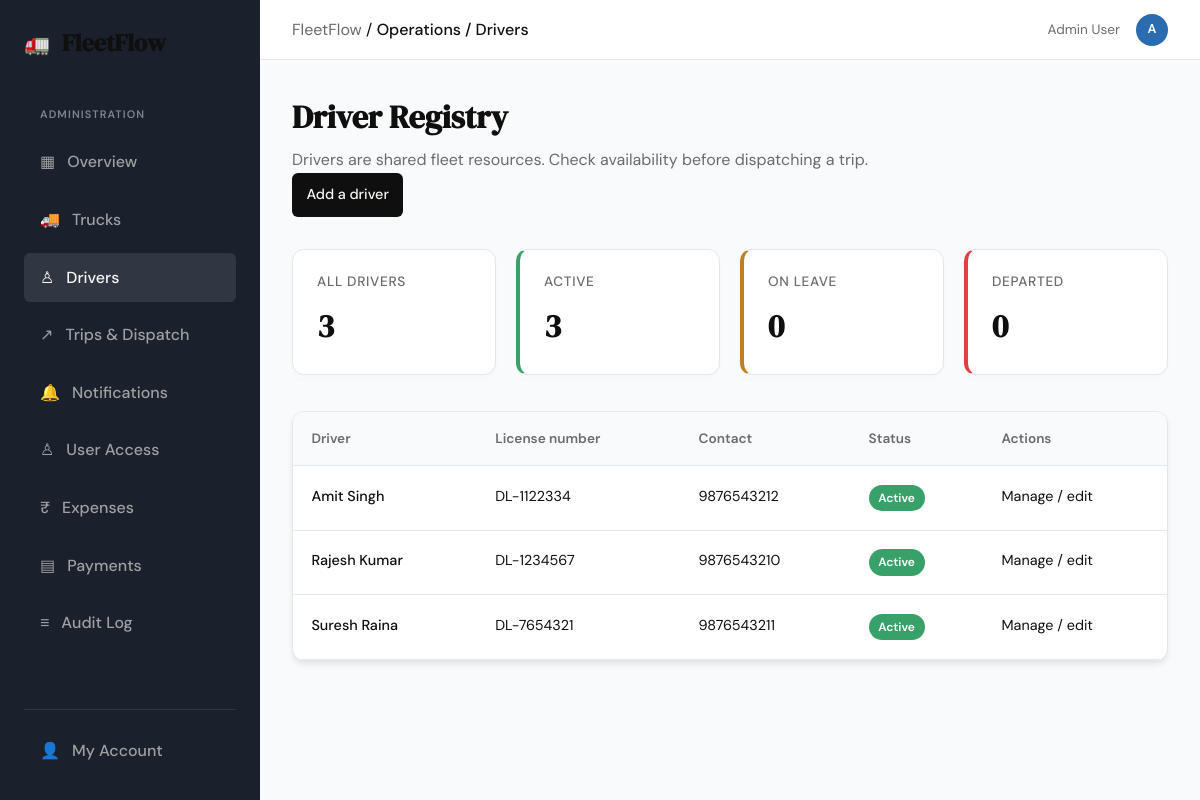
Before: /drivers (signed in) with the older database file.
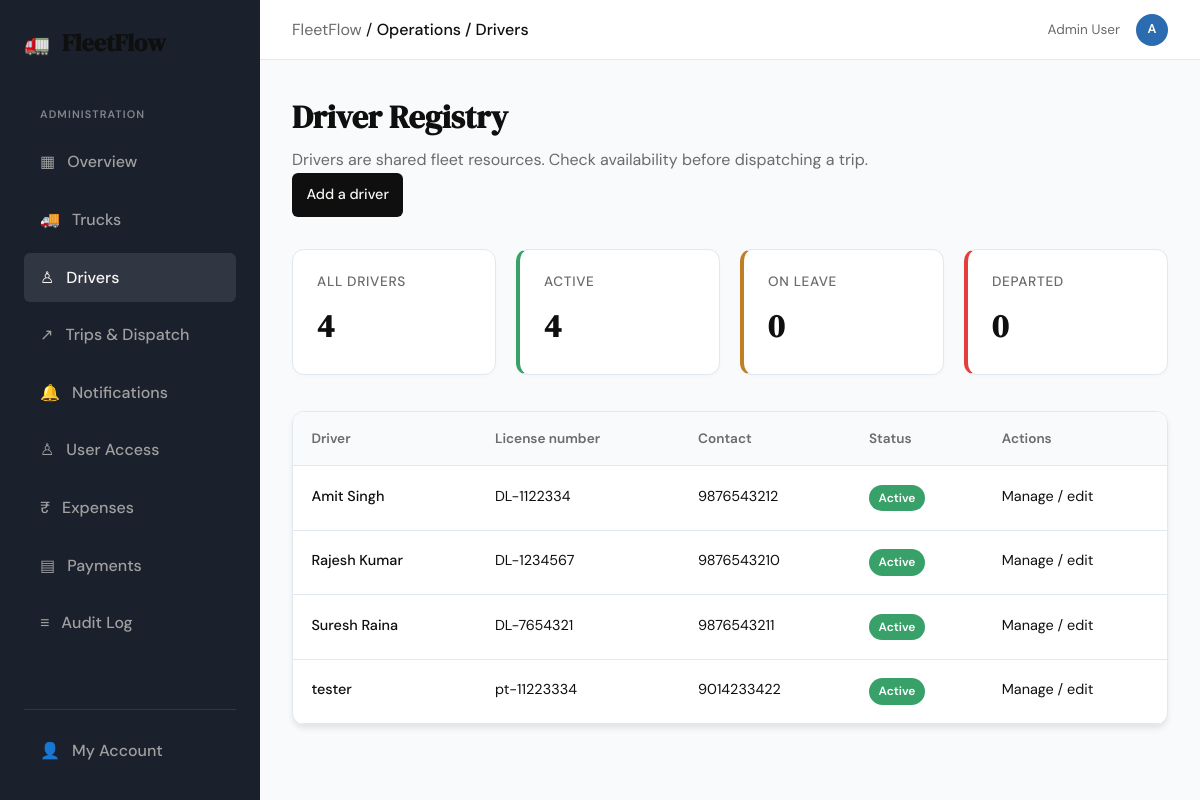
After: the same page with the newer database file.
### tables this page shows
CREATE TABLE drivers (
                driver_id INTEGER PRIMARY KEY AUTOINCREMENT,
                name TEXT NOT NULL,
                license_number TEXT NOT NULL UNIQUE,
                contact_info TEXT,
                status TEXT CHECK(status IN ('Active', 'On Leave')) DEFAULT 'Active'
            , is_terminated BOOLEAN NOT NULL DEFAULT 0, terminated_at DATETIME, termination_reason TEXT);

### app.py (the view)
@app.route("/drivers")
@access_required
def drivers():
    if not _is_admin_user():
        abort(403)
    session.setdefault("csrf_token", secrets.token_urlsafe(32))
    is_admin = _is_admin_user()
    conn = get_db()
    if is_admin:
        rows = conn.execute(
            "SELECT drivers.driver_id, drivers.name, drivers.license_number, "
            "drivers.contact_info, drivers.status, drivers.is_terminated, "
            "drivers.terminated_at, drivers.termination_reason "
            "FROM drivers ORDER BY name COLLATE NOCASE"
        ).fetchall()
    else:
        rows = conn.execute(
            "SELECT driver_id, name, status FROM drivers "
            "WHERE is_terminated = 0 ORDER BY name COLLATE NOCASE"
        ).fetchall()
    counts = conn.execute(
        "SELECT COUNT(*) AS total, "
        "SUM(CASE WHEN status = 'Active' AND is_terminated = 0 THEN 1 ELSE 0 END) AS active, "
        "SUM(CASE WHEN status = 'On Leave' AND is_terminated = 0 THEN 1 ELSE 0 END) AS on_leave, "
        "SUM(CASE WHEN is_terminated = 1 THEN 1 ELSE 0 END) AS terminated "
        "FROM drivers"
    ).fetchone()
    conn.close()
    return render_template(
        "drivers.html",
        drivers=rows,
        counts=counts,
        is_admin=is_admin,
        csrf_token=session["csrf_token"],
        block_content='dashboard'
    )

### app.py (called while the page is built, shortened)
def _is_admin_user():
    return bool(session.get("is_admin") or session.get("role") == "Admin")

def _record_owner_filter(alias, owner_column="owner_user_id"):
    if session.get("email", "").lower() == SUPER_ADMIN_EMAIL.lower():
        return "1 = 1", []

@app.context_processor
def inject_admin_notification_count():
    if not (session.get("is_admin") or session.get("role") == "Admin"):
        return {"admin_notification_count": 0}
    conn = get_db()
    try:
        counts = _count_admin_notifications(conn)
    finally:
        conn.close()
    return {"admin_notification_count": sum(counts.values())}

### controller/access_controller.py (called while the page is built)
    def is_authorized(self, user_id):
        user = self.db.execute(
            "SELECT is_approved, is_rejected, is_terminated FROM users WHERE user_id = ?",
            (user_id,)
        ).fetchone()
        return (
            user
            and user['is_approved'] == 1
            and not user['is_rejected']
            and not user['is_terminated']
        )

    def is_terminated(self, user_id):
        user = self.db.execute(
            "SELECT is_terminated FROM users WHERE user_id = ?", (user_id,)
        ).fetchone()
        return bool(user and user['is_terminated'])

### templates/drivers.html (shortened to what this page needs)
{% extends "base.html" %}
{% block breadcrumb %}Operations / Drivers{% endblock %}
{% block content_dashboard %}
<div class="dashboard-page">
    <div class="panel-header" style="margin-bottom: 2rem;">
        <div>
            <h1 class="dashboard-title">Driver Registry</h1>
            <p class="dashboard-subtitle">Drivers are shared fleet resources. Check availability before dispatching a trip.</p>
        </div>
        {% if is_admin %}
        <a class="btn-primary finance-action-link" href="{{ url_for('add_driver') }}">Add a driver</a>
        {% endif %}
    </div>
    <div class="stats-grid">
        <div class="stat-tile"><span class="stat-label">All Drivers</span><span class="stat-value">{{ counts.total or 0 }}</span></div>
        <div class="stat-tile" style="border-left: 4px solid var(--status-available);"><span class="stat-label">Active</span><span class="stat-value">{{ counts.active or 0 }}</span></div>
        <div class="stat-tile" style="border-left: 4px solid var(--accent-2);"><span class="stat-label">On Leave</span><span class="stat-value">{{ counts.on_leave or 0 }}</span></div>
        {% if is_admin %}<div class="stat-tile" style="border-left: 4px solid var(--status-maint);"><span class="stat-label">Departed</span><span class="stat-value">{{ counts.terminated or 0 }}</span></div>{% endif %}
    </div>
    <div class="table-container">
        <table class="fleet-table">
            <thead><tr><th>Driver</th>{% if is_admin %}<th>License number</th><th>Contact</th>{% endif %}<th>Status</th>{% if is_admin %}<th>Actions</th>{% endif %}</tr></thead>
            <tbody>
                {% for driver in drivers %}
                <tr>
                    <td style="font-weight: 500;">{{ driver.name }}</td>
                    {% if is_admin %}
                    <td>{{ driver.license_number }}</td>
                    <td>{{ driver.contact_info or '—' }}</td>
                    {% endif %}
                    <td>
                        {% if is_admin and driver.is_terminated %}
                        <span class="status-badge badge-maint">Departed</span><br>
                        <span class="expense-secondary">Since {{ driver.terminated_at }}</span>
                        {% else %}
                        <span class="status-badge {% if driver.status == 'Active' %}badge-available{% else %}badge-trip{% endif %}">{{ driver.status }}</span>
                        {% endif %}
                    </td>
                    {% if is_admin %}<td><a href="{{ url_for('edit_driver', id=driver.driver_id) }}">Manage / edit</a></td>{% endif %}
                </tr>
                {% else %}
                <tr><td colspan="{{ 5 if is_admin else 2 }}" class="user-empty-state">No drivers have been added to the registry yet.</td></tr>
                {% endfor %}
            </tbody>
        </table>
    </div>
</div>
{% endblock %}

Changed rows visible on the page:
added drivers: name "tester", license_number "pt-11223334", contact_info "9014233422", status "Active"
Other visible differences:
{{ counts.total or 0 }}: "3" → "4"
{{ counts.active or 0 }}: "3" → "4"
